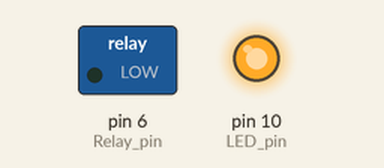
Bench run of a sketch on a simulated Arduino Uno, built with avr-gcc and run on an emulated ATmega328P. Parts: switched loads named in the sketch (green lamp = pin HIGH), output pins drawn as LEDs (lit = HIGH). Dashed ring = blinking.

Above: at 0.5 s.
Timing chart, 0 to 4.6 s (numbered marks = the images above):
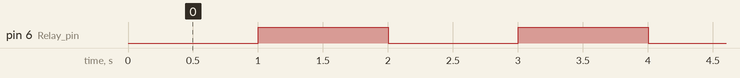

Measured:
- by itself, pin 6 (Relay_pin): alternates HIGH for 1.0 s and LOW for 1.0 s

The sketch:

Relay_with_LED.ino
```cpp
void setup() {
  pinMode(6,OUTPUT); //Relay pin
  pinMode(10,OUTPUT); //LED pin
  digitalWrite(10,HIGH);
}

void loop() {
  digitalWrite(6,LOW);
  delay(1000);
  digitalWrite(6,HIGH);
  delay(1000);
}
```
